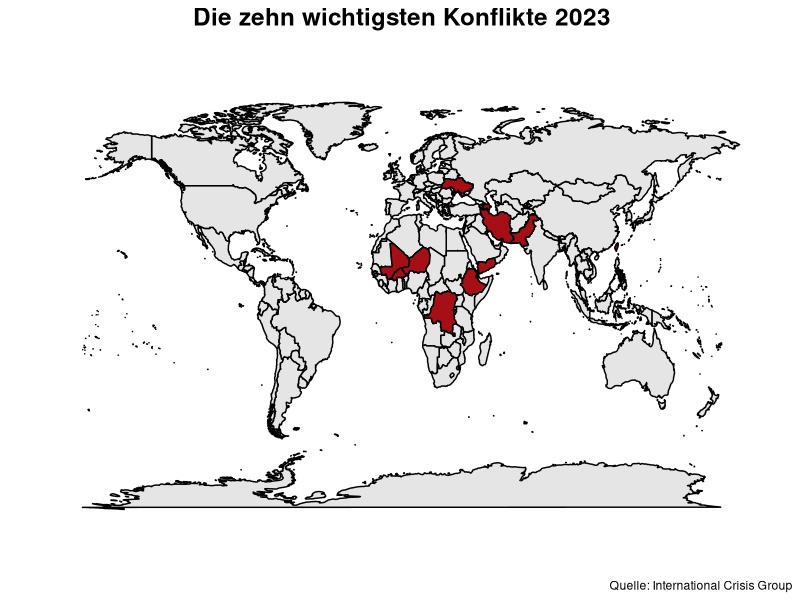

Reproduce this figure in R.
# Laden sämtlicher für die Datenanalyse relevanten R-Packete:
library(maps)
library(tidyverse)
library(RColorBrewer)
library(cowplot)

# Erstellung eines Datentabelle der Grenzen saemtlicher Länder der Welt mit map_data():
map <- map_data("world") %>%
  select(-subregion)

# Erstellung einer Datentabelle mit data.frame, die saemtliche Laendernamen der von der ICG in "10 Conflicts to Watch in 2023" gelisteten wichtigsten Konflikte für 2023 enthaelt mit (online unter: https://www.crisisgroup.org/global/10-conflicts-watch-2023):
icg_conflict <- data.frame(region = c("Ukraine","Armenia","Azerbaijan","Iran","Yemen",
                                      "Ethiopia","Democratic Republic of the Congo","Haiti","Burkina Faso","Mali",
                                      "Niger","Pakistan","Taiwan"),
                           conflict = rep(1,13)
)

# Vereinigung der beiden Datentabellen mit left_join():
map_icg_conflict <- left_join(map,icg_conflict, by = "region") %>%
  na.omit()

# Gestaltung des themes fuer die Karten von "War and Peace and Data Science":
theme_wpd_map <-  theme(plot.title = element_text(size = 17.5, face = "bold", hjust = 0.5),
                        plot.subtitle = element_text(size = 10),
                        axis.title = element_blank(),
                        axis.text = element_blank(),
                        axis.ticks = element_blank(),
                        axis.line = element_blank(),
                        legend.title = element_text(face = "bold"),
                        legend.position = "bottom",
                        legend.background = element_rect(color = "black"),
                        panel.grid.major.x = element_blank(),
                        panel.grid.major.y = element_blank(),
                        panel.grid.minor = element_blank(),
                        panel.background = element_blank()
)

# Visualisierung der wichtigsten Konflikte für 2023 nach International Crisis Group:
map1 <- map %>%
  ggplot( aes(x = long, y = lat, group = group)) +
  geom_polygon(color = "black", fill = "gray90") +
  geom_polygon(data = map_icg_conflict, aes(x = long, y = lat, group = group), color = "black", fill = brewer.pal(9,"Reds")[8]) +
  labs(title = "Die zehn wichtigsten Konflikte 2023",
       caption = "Quelle: International Crisis Group") +
  lims(x = c(-200,200),
       y = c(-100,100)) +
  theme_wpd_map +
  theme(legend.position = "none")

ggdraw() +
  draw_plot(map1) +
  draw_image("C:/Users/thoma/Documents/R/WarPeaceDataScience/Logo/wpd_logo_was_klein.png",
             x = 0.455,
             y = 0.425,
             scale = 0.125)